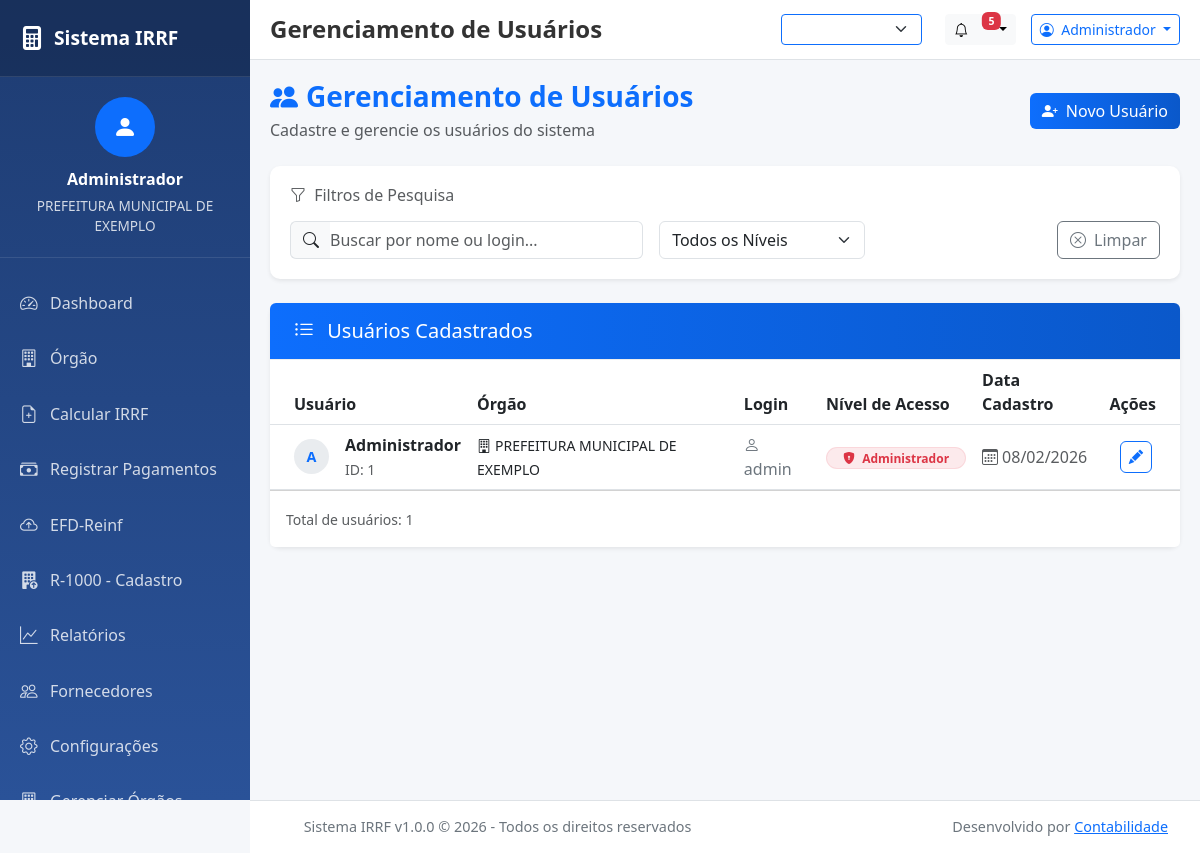
Page /public/geren-usuarios.php (signed in) on the earlier database version.
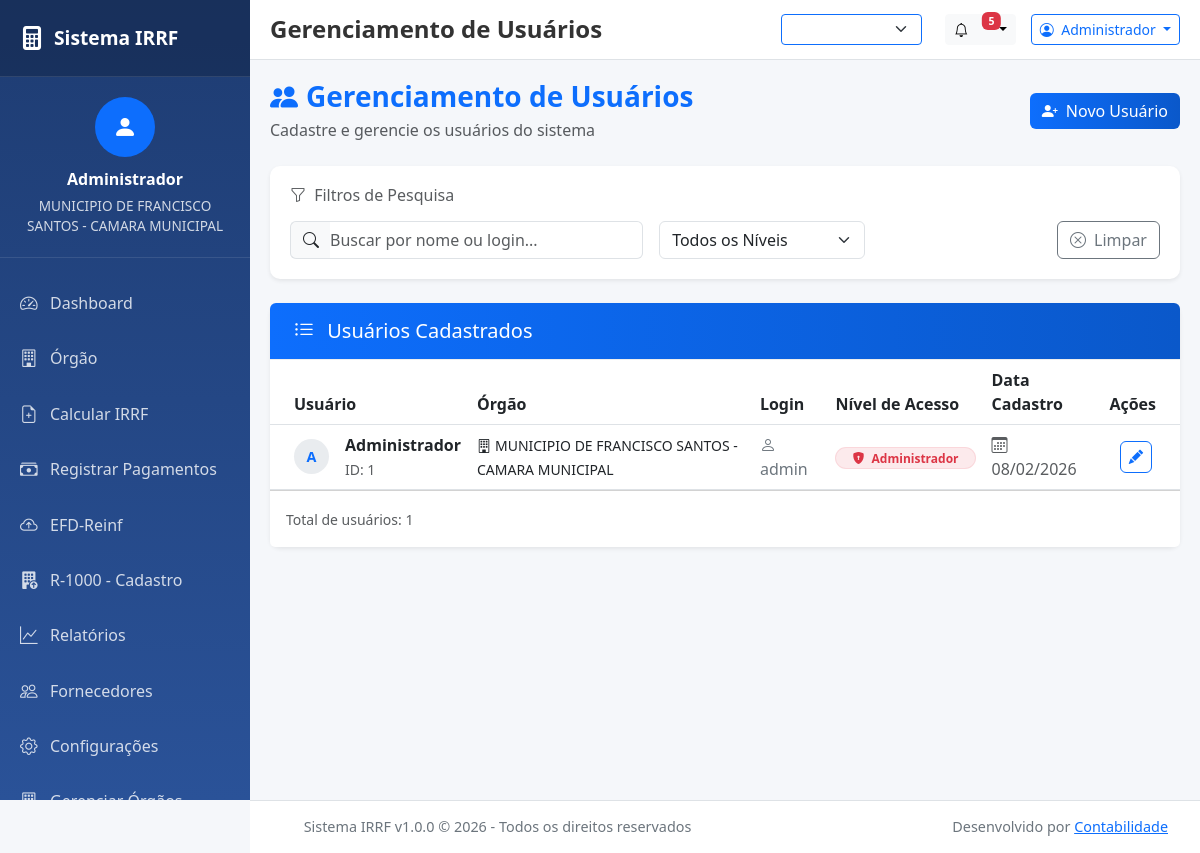
Same page on the later database version.
### tables this page shows
CREATE TABLE `usuarios` (
  `id` int(11) NOT NULL,
  `id_orgao` int(11) NOT NULL,
  `nome` varchar(100) NOT NULL,
  `login` varchar(50) NOT NULL,
  `senha_hash` varchar(255) NOT NULL,
  `nivel_acesso` enum('admin','operador') DEFAULT 'operador',
  `created_at` timestamp NOT NULL DEFAULT current_timestamp(),
  `updated_at` timestamp NULL DEFAULT current_timestamp() ON UPDATE current_timestamp()
);

CREATE TABLE `orgaos` (
  `id` int(11) NOT NULL,
  `cnpj` varchar(18) NOT NULL,
  `nome_oficial` varchar(255) NOT NULL,
  `cep` varchar(10) DEFAULT NULL,
  `logradouro` varchar(255) DEFAULT NULL,
  `numero` varchar(20) DEFAULT NULL,
  `bairro` varchar(100) DEFAULT NULL,
  `cidade` varchar(100) DEFAULT NULL,
  `uf` char(2) DEFAULT NULL,
  `complemento` varchar(255) DEFAULT NULL,
  `responsavel_nome` varchar(255) DEFAULT NULL,
  `responsavel_email` varchar(255) DEFAULT NULL,
  `caminho_logo` varchar(255) DEFAULT NULL,
  `texto_cabecalho` text DEFAULT NULL,
  `texto_rodape` text DEFAULT NULL,
  `created_at` timestamp NOT NULL DEFAULT current_timestamp(),
  `updated_at` timestamp NOT NULL DEFAULT current_timestamp() ON UPDATE current_timestamp()
);

### public/geren-usuarios.php (called while the page is built)
<?php
require_once __DIR__ . '/../app/Views/usuarios.php';
?>

### app/Models/Usuario.php (called while the page is built, shortened)
<?php
require_once __DIR__ . '/../Core/Database.php';
class Usuario {
    private $db;
    private $table = 'usuarios';
    public function __construct() {
        $this->db = Database::getInstance()->getConnection();
    }
    public function listarTodos() {
        $sql = "SELECT u.id, u.nome, u.login, u.nivel_acesso, u.created_at, u.id_orgao, o.nome_oficial as orgao_nome
                FROM {$this->table} u
                LEFT JOIN orgaos o ON u.id_orgao = o.id
                ORDER BY u.nome";
        $stmt = $this->db->query($sql);
        return $stmt->fetchAll();
    }
}
?>

### app/Core/Database.php (called while the page is built, shortened)
<?php
class Database {
    private static $instance = null;
    private $conn;
    private function __construct() {
        try {
            $dsn = "mysql:host=" . DB_HOST . ";dbname=" . DB_NAME . ";charset=utf8mb4";
            $options = [
                PDO::ATTR_ERRMODE => PDO::ERRMODE_EXCEPTION,
                PDO::ATTR_DEFAULT_FETCH_MODE => PDO::FETCH_ASSOC,
                PDO::ATTR_EMULATE_PREPARES => false,
                PDO::ATTR_PERSISTENT => false,
                PDO::MYSQL_ATTR_INIT_COMMAND => "SET NAMES utf8mb4 COLLATE utf8mb4_unicode_ci"
            ];
            $this->conn = new PDO($dsn, DB_USER, DB_PASS, $options);
        } catch (PDOException $e) {
            if (DEBUG_MODE) {
                die("Erro na conexão com o banco de dados: " . $e->getMessage());
            } else {
                error_log("Erro de conexão: " . $e->getMessage());
                die("Erro interno do sistema. Contate o administrador.");
            }
        }
    }
    public static function getInstance() {
        if (self::$instance === null) {
            self::$instance = new Database();
        }
        return self::$instance;
    }
    public function getConnection() {
        return $this->conn;
    }
}

### app/Views/usuarios.php (the view, shortened to what the changed rows need)
<?php
require_once __DIR__ . '/../Core/Database.php';
require_once __DIR__ . '/../Models/Usuario.php';
$usuarioLogado = Session::getUser();
$titulo = "Gerenciamento de Usuários";
$idOrgao = Session::getIdOrgao() ?? $usuarioLogado['id_orgao'] ?? null;
$usuarioModel = new Usuario();
if (($usuarioLogado['nivel_acesso'] ?? '') === 'admin') {
    $listaUsuarios = $usuarioModel->listarTodos();
} else {
    $listaUsuarios = $usuarioModel->listarPorOrgao($idOrgao);
}
require_once __DIR__ . '/layout/header.php';
?>
<div class="main-container">
    <div class="d-flex justify-content-between align-items-center mb-4">
        <div>
            <h1 class="h3 mb-1" style="color: var(--primary-color); font-weight: 700;">
                <i class="bi bi-people-fill me-2"></i>Gerenciamento de Usuários
            </h1>
        </div>
    </div>
    <div class="card border-0 shadow-sm">
        <div class="card-body p-0">
            <div class="table-responsive">
                <table class="table table-hover align-middle mb-0" id="tabelaUsuarios">
                    <thead class="bg-light">
                        <tr>
                            <th class="ps-4">Usuário</th>
                            <th>Órgão</th>
                            <th>Login</th>
                            <th>Nível de Acesso</th>
                            <th>Data Cadastro</th>
                            <th class="text-end pe-4">Ações</th>
                        </tr>
                    </thead>
                    <tbody>
                        <?php if (empty($listaUsuarios)): ?>
                            <tr>
                                <td colspan="5" class="text-center py-5 text-muted">
                                    <i class="bi bi-people display-4 d-block mb-3"></i>
                                    Nenhum usuário encontrado.
                                </td>
                            </tr>
                        <?php else: ?>
                            <?php foreach ($listaUsuarios as $user): ?>
                                <tr class="user-row" data-nome="<?php echo strtolower($user['nome']); ?>" data-login="<?php echo strtolower($user['login']); ?>" data-nivel="<?php echo $user['nivel_acesso']; ?>">
                                    <td class="ps-4">
                                        <div class="d-flex align-items-center">
                                            <div class="avatar-initials me-3">
                                                <?php echo strtoupper(substr($user['nome'], 0, 1)); ?>
                                            </div>
                                            <div>
                                                <div class="fw-bold text-dark"><?php echo htmlspecialchars($user['nome']); ?></div>
                                                <small class="text-muted">ID: <?php echo $user['id']; ?></small>
                                            </div>
                                        </div>
                                    </td>
                                    <td>
                                        <span class="text-dark small"><i class="bi bi-building me-1"></i><?php echo htmlspecialchars($user['orgao_nome'] ?? 'N/A'); ?></span>
                                    </td>
                                    <td>
                                        <span class="text-secondary"><i class="bi bi-person me-1"></i><?php echo htmlspecialchars($user['login']); ?></span>
                                    </td>
                                    <td>
                                        <?php if ($user['nivel_acesso'] === 'admin'): ?>
                                            <span class="badge bg-danger bg-opacity-10 text-danger border border-danger border-opacity-10 rounded-pill px-3">
                                                <i class="bi bi-shield-lock-fill me-1"></i> Administrador
                                            </span>
                                        <?php else: ?>
                                            <span class="badge bg-info bg-opacity-10 text-info border border-info border-opacity-10 rounded-pill px-3">
                                                <i class="bi bi-person-badge me-1"></i> Operador
                                            </span>
                                        <?php endif; ?>
                                    </td>
                                    <td>
                                        <span class="text-muted"><i class="bi bi-calendar3 me-1"></i><?php echo date('d/m/Y', strtotime($user['created_at'])); ?></span>
                                    </td>
                                    <td class="text-end pe-4">
                                        <button class="btn btn-outline-primary action-btn me-1" onclick='editarUsuario(<?php echo json_encode($user); ?>)' title="Editar">
                                            <i class="bi bi-pencil-fill" style="font-size: 0.9rem;"></i>
                                        </button>
                                    </td>
                                </tr>
                            <?php endforeach; ?>
                        <?php endif; ?>
                    </tbody>
                </table>
            </div>
        </div>
    </div>
</div>
<?php require_once __DIR__ . '/layout/footer.php'; ?>

### app/Views/layout/header.php (shortened to what the changed rows need)
<?php
$usuario = $_SESSION['usuario'] ?? null;
?>
<!DOCTYPE html>
<html lang="pt-br">
<head>
    <link href="https://cdn.jsdelivr.net/npm/bootstrap@5.3.0/dist/css/bootstrap.min.css" rel="stylesheet">
    <link rel="stylesheet" href="https://cdn.jsdelivr.net/npm/bootstrap-icons@1.10.0/font/bootstrap-icons.css">
</head>
<body>
    <div class="sidebar" id="sidebar">
        <div class="sidebar-user">
            <div class="user-avatar">
                <i class="bi bi-person-fill"></i>
            </div>
            <div class="user-name"><?php echo htmlspecialchars($usuario['nome'] ?? 'Usuário'); ?></div>
            <div class="user-orgao"><?php echo htmlspecialchars($usuario['orgao_nome'] ?? 'Órgão'); ?></div>
        </div>
    </div>
    <div class="main-content" id="mainContent">
        <header class="top-header">
            <div class="page-title">
                <h1><?php echo $titulo ?? 'Dashboard'; ?></h1>
            </div>
            <div class="header-actions">
                <div class="dropdown">
                    <button class="btn btn-outline-primary btn-sm dropdown-toggle" type="button"
                        data-bs-toggle="dropdown">
                        <i class="bi bi-person-circle me-1"></i>
                        <?php echo htmlspecialchars(explode(' ', $usuario['nome'] ?? 'Usuário')[0]); ?>
                    </button>
                </div>
            </div>
        </header>
        <div class="content-wrapper">

Differences in the rows shown:
changed through a linked row, usuarios "Administrador": id_orgao.nome_oficial "PREFEITURA MUNICIPAL DE EXEMPLO" → "MUNICIPIO DE FRANCISCO SANTOS - CAMARA MUNICIPAL"
